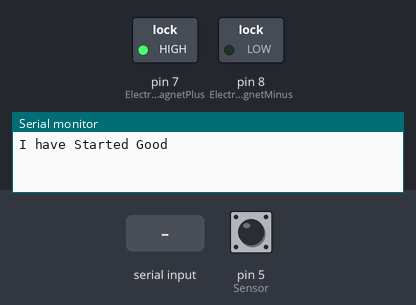
The sketch below on a simulated Arduino Uno, built with avr-gcc and run on an emulated ATmega328P. Shown: switched loads named in the sketch (green lamp = pin HIGH), the last lines printed to the serial monitor. Inputs (shaded band) come from the test bench; at power-on: pin 5 (Sensor) LOW.

Above: at 1.2 s.
1.3 s: "1" received over Serial
At 2.5 s:
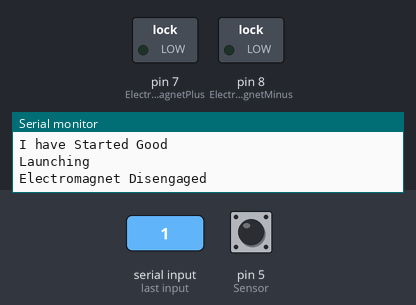
2.8 s: pin 5 (Sensor) driven HIGH
4.3 s: pin 5 (Sensor) pulsed LOW 5 times (0.12 s each, 0.3 s apart)
Timing chart, 0 to 7.3 s (numbered marks = the images above; inputs shaded):
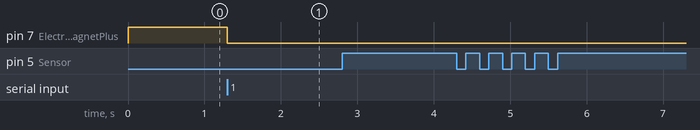

The sketch:

Timer.ino
```cpp
//The Pin Numbers of the Hardware
const int Sensor = 5;
const int ElectromagnetPlus = 7;
const int ElectromagnetMinus = 8;

//Variables of the Program
bool flag = false;
bool newData = false;
bool restart = false;
int time1 = 0;
int time2 = 0;
int timefinal = 0;
char serial1 = "";

//Setting up all the things
void setup() {
        Serial.begin(9600);                     //Start Serial Interface
        pinMode(Sensor, INPUT);                 //Set Sensor as input
        pinMode(ElectromagnetPlus, OUTPUT);     //Set the wires to the H Bridge up as Inputs
        pinMode(ElectromagnetMinus, OUTPUT);
        Serial.print("I have Started Good\n");  //An Indicator to the user that the Setup is Complete
}

void loop() {
        ArmElectromagnet();           //Arms Electromagnet
        while (Serial.available())    //Checks for a input from the Serial interface (from the lapatop)
        {
        Serial.print("Launching\n");
        time1 = millis();             //Takes a reading of the time since the program has started
        digitalWrite(ElectromagnetPlus,LOW);  //Disenguages Electromagnet
        Serial.print("Electromagnet Disengaged\n");
        while (true)                 //Runs consistantly until the loop is broken out of
        {
          if (digitalRead(Sensor) == HIGH)   //If the Sensor is closed
          {
            time2 = millis();                //takes a second reading of the time
            Serial.print("Sensor has been read as HIGH\n");
            break;                           //Loop broken out of
          }
        }
        timefinal = time2 - time1;           //Works out the time the ball was in the air
        Serial.print("The time taken was :");
        Serial.println(timefinal);
        }
}

void ArmElectromagnet(){
        digitalWrite(ElectromagnetPlus,HIGH);   //Setting one of the wires to positive
        digitalWrite(ElectromagnetMinus,LOW);   //Setting the other to negative
        }
```

Measured:
- after the input at 1.3 s, pin 7 (ElectromagnetPlus): HIGH → LOW at once
